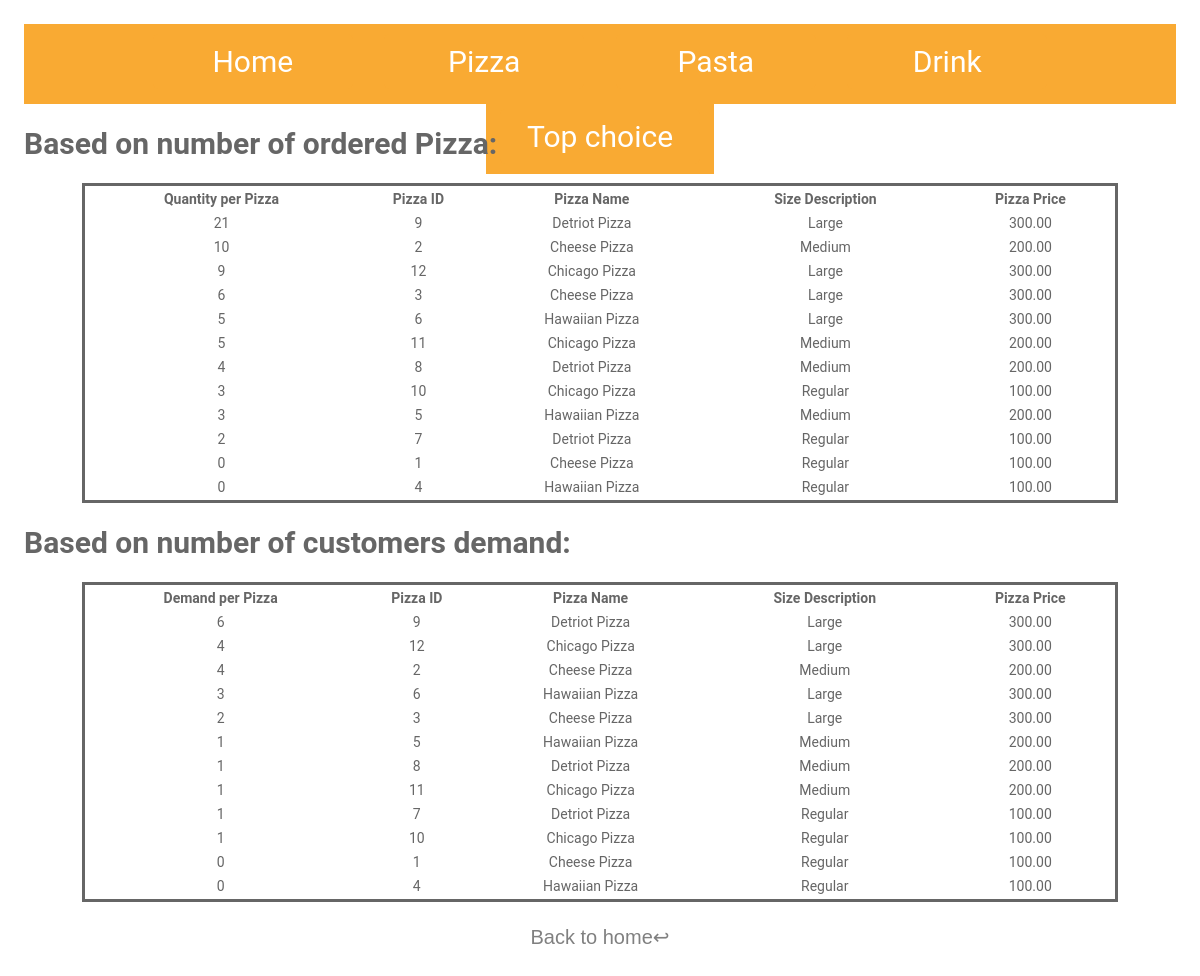
Page /pizza.php on the committed database.
### tables this page shows
CREATE TABLE `product` (
  `PRODUCT_ID` int(8) NOT NULL,
  `PRODUCT_PRICE` decimal(12,2) NOT NULL,
  `PRODUCT_NAME` varchar(20) NOT NULL,
  `SIZE_DESCRIPTION` varchar(15) DEFAULT NULL,
  `PRODUCT_TYPE` varchar(20) NOT NULL
);

### pizza.php (the view, shortened to what this page needs)
<!DOCTYPE html>
<html>
<head>
	<link rel="stylesheet" href="CSS/PPOS.css">
</head>
<body>
	<div class="box">
			 <form class="format" action="include/report.inc.php" method="post">
			 		<ul>
					 	<li><button class="admin_btn" type="submit" name="home">Home</button></li>
						<li><button class="admin_btn" type="submit" name="pizza">Pizza</button></li>
						<li><button class="admin_btn" type="submit" name="pasta">Pasta</button></li>
						<li><button class="admin_btn" type="submit" name="drink">Drink</button></li>
						<li><button class="admin_btn" type="submit" name="top_choice">Top choice</button></li>
					</ul>
					<br>
			        <h3>Based on number of ordered Pizza:</h3>
			        <table width="90%" style="border: solid;  margin-left: auto; margin-right: auto;">
			        	<?php
						$dbservername = "localhost";
						$dbusername = "root";
						$dbpwd = "";
						$dbname = "pizza_and_pasta";
						$conn = mysqli_connect($dbservername, $dbusername, $dbpwd, $dbname);
							$sql = "SELECT SUM(QUANTITY) AS QUANTITY_PER_PIZZA,product.PRODUCT_ID, PRODUCT_NAME, SIZE_DESCRIPTION, PRODUCT_PRICE
								FROM order_list
								RIGHT JOIN product
								ON product.PRODUCT_ID = order_list.PRODUCT_ID
								WHERE product.PRODUCT_TYPE = 'Pizza'
								GROUP BY product.PRODUCT_ID
								ORDER BY SUM(QUANTITY) DESC;";
						$result = mysqli_query($conn, $sql);
						?>
						<tr>
							<th>Quantity per Pizza</th>
							<th>Pizza ID</th>
							<th>Pizza Name</th>
							<th>Size Description</th>
							<th>Pizza Price</th>
						</tr>
						<?php
						while($rows=mysqli_fetch_assoc($result))
						{
							if($rows['QUANTITY_PER_PIZZA'] == null)
							{
								$rows['QUANTITY_PER_PIZZA'] = 0;
							}
						?>
						<br>
						<tr>
							<td style="text-align: center;"><?php echo $rows['QUANTITY_PER_PIZZA'];?></td>
							<td style="text-align: center;"><?php echo $rows['PRODUCT_ID'];?></td>
							<td style="text-align: center;"><?php echo $rows['PRODUCT_NAME'];?></td>
							<td style="text-align: center;"><?php echo $rows['SIZE_DESCRIPTION'];?></td>
							<td style="text-align: center;"><?php echo $rows['PRODUCT_PRICE'];}?></td>
						</tr>
			        </table>
			        <br>
			        <h3>Based on number of customers demand:</h3>
			        <table width="90%" style="border: solid;  margin-left: auto; margin-right: auto;">
			        	<?php
							$sql = "SELECT COUNT(order_list.ORDER_ID) AS DEMAND, product.PRODUCT_ID, PRODUCT_NAME, SIZE_DESCRIPTION, PRODUCT_PRICE
								FROM order_list
								RIGHT JOIN product
								ON product.PRODUCT_ID = order_list.PRODUCT_ID
								WHERE PRODUCT_TYPE = 'Pizza'
								GROUP BY product.PRODUCT_ID
								ORDER BY COUNT(order_list.ORDER_ID) DESC;";
						$result = mysqli_query($conn, $sql);
						?>
						<tr>
							<th>Demand per Pizza</th>
							<th>Pizza ID</th>
							<th>Pizza Name</th>
							<th>Size Description</th>
							<th>Pizza Price</th>
						</tr>
						<?php
						while($rows=mysqli_fetch_assoc($result))
						{
						?>
						<br>
						<tr>
							<td style="text-align: center;"><?php echo $rows['DEMAND'];?></td>
							<td style="text-align: center;"><?php echo $rows['PRODUCT_ID'];?></td>
							<td style="text-align: center;"><?php echo $rows['PRODUCT_NAME'];?></td>
							<td style="text-align: center;"><?php echo $rows['SIZE_DESCRIPTION'];?></td>
							<td style="text-align: center;"><?php echo $rows['PRODUCT_PRICE'];}?></td>
						</tr>
			        </table>
			        		  <div class="btn-block">
				              <button class="btn" type="submit" name="back_home">Back to home↩</button>
				              </div>
		     </form>
	</div>
</body>
</html>

### CSS/PPOS.css (style rules this page uses)
* { margin: 0; padding: 0; }
html, body { min-height: 50%; }
body, div, form, input, select, textarea, p, a { padding: 0; margin: 0; outline: none; font-family: Roboto, Arial, sans-serif; font-size: 14px; color: #666; line-height: 22px; background-color: transparent; }
h3 { font-family: Roboto, Arial, sans-serif; font-size: 30px; line-height: 35px; }
.box { display: flex; justify-content: center; align-items: center; }
form { width: 50%; padding: 2%; box-shadow: 0 0 25px 0 #646d81; background-color: white; }
.btn-block { margin-top: 10px; text-align: center; }
button { width: 150px; padding: 10px; border: none; border-radius: 5px; background: #344955; font-size: 16px; color: #fff; cursor: pointer; }
.btn { width: 600px; height: 50px; padding: 10px; border: none; border-radius: 0px; background: transparent; font-size: 20px; color: gray; cursor: pointer; }
.format { width: 100%; padding: 2%; box-shadow: 0 0 25px 0 #646d81; background-color: white; }
ul { background-color: #f9aa33; height: 80px; width: auto; text-align: center; }
ul li { background-color: #f9aa33; display:inline-block; cursor: grab; padding: 10px 14px; }
ul li button { font-family: Roboto, Arial, sans-serif; font-size: 30px; line-height: 35px; color: white; text-decoration: none; background: #f9aa33; width: 200px; }

### rows in the picture
product: QUANTITY_PER_PIZZA "21", PRODUCT_ID "9", PRODUCT_NAME "Detriot Pizza", SIZE_DESCRIPTION "Large", PRODUCT_PRICE "300.00", DEMAND "6"
product: QUANTITY_PER_PIZZA "10", PRODUCT_ID "2", PRODUCT_NAME "Cheese Pizza", SIZE_DESCRIPTION "Medium", PRODUCT_PRICE "200.00", DEMAND "4"
product: QUANTITY_PER_PIZZA "9", PRODUCT_ID "12", PRODUCT_NAME "Chicago Pizza", SIZE_DESCRIPTION "Large", PRODUCT_PRICE "300.00", DEMAND "4"
product: QUANTITY_PER_PIZZA "6", PRODUCT_ID "3", PRODUCT_NAME "Cheese Pizza", SIZE_DESCRIPTION "Large", PRODUCT_PRICE "300.00", DEMAND "2"
product: QUANTITY_PER_PIZZA "5", PRODUCT_ID "6", PRODUCT_NAME "Hawaiian Pizza", SIZE_DESCRIPTION "Large", PRODUCT_PRICE "300.00", DEMAND "3"
product: QUANTITY_PER_PIZZA "5", PRODUCT_ID "11", PRODUCT_NAME "Chicago Pizza", SIZE_DESCRIPTION "Medium", PRODUCT_PRICE "200.00", DEMAND "1"
product: QUANTITY_PER_PIZZA "4", PRODUCT_ID "8", PRODUCT_NAME "Detriot Pizza", SIZE_DESCRIPTION "Medium", PRODUCT_PRICE "200.00", DEMAND "1"
product: QUANTITY_PER_PIZZA "3", PRODUCT_ID "10", PRODUCT_NAME "Chicago Pizza", SIZE_DESCRIPTION "Regular", PRODUCT_PRICE "100.00", DEMAND "1"
product: QUANTITY_PER_PIZZA "3", PRODUCT_ID "5", PRODUCT_NAME "Hawaiian Pizza", SIZE_DESCRIPTION "Medium", PRODUCT_PRICE "200.00", DEMAND "1"
product: QUANTITY_PER_PIZZA "2", PRODUCT_ID "7", PRODUCT_NAME "Detriot Pizza", SIZE_DESCRIPTION "Regular", PRODUCT_PRICE "100.00", DEMAND "1"
product: QUANTITY_PER_PIZZA "0", PRODUCT_ID "1", PRODUCT_NAME "Cheese Pizza", SIZE_DESCRIPTION "Regular", PRODUCT_PRICE "100.00", DEMAND "0"
product: QUANTITY_PER_PIZZA "0", PRODUCT_ID "4", PRODUCT_NAME "Hawaiian Pizza", SIZE_DESCRIPTION "Regular", PRODUCT_PRICE "100.00", DEMAND "0"
